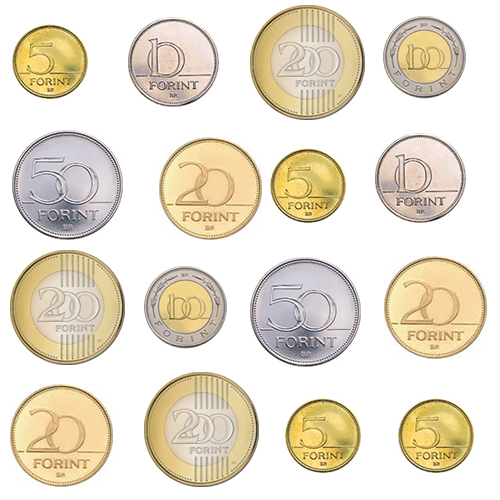
#> input picture input_kepek/ermek1.jpg, 500 x 500 px
$ python coinApp.py
#> lines starting #> are read from the running program, lines starting #| are printed output that depends on the picture; after the words box and inside, x2 and y2 are one past the last pixel; in counts of white or black regions, pixels touching at a corner belong together
#Kamondy Tivadar - 2020/21/1
#Computer vision course - Szechenyi Istvan University of Gyor
#Coin recognition application

import cv2
#OpenCv konyvtar importalasa

forint_ermek  = {
        "5 Ft": {
            "ertek": 5,
            "sugar": 37.5,
        },
        "10 Ft": {
            "ertek": 10,
            "sugar": 44.7,
        },
        "20 Ft": {
            "ertek": 20,
            "sugar": 51.2,
        },
        "50 Ft": {
            "ertek": 50,
            "sugar": 54.5,
        },
        "100 Ft": {
            "ertek": 100,
            "sugar": 40.7,
        },
        "200 Ft": {
            "ertek": 200,
            "sugar": 57.5,
        },
    }

def erme_detektalasa(ermek):
    kep = cv2.cvtColor(ermek, cv2.COLOR_BGR2GRAY) #a kep szurkearnyalatossa konvertalasa
    kep = cv2.medianBlur(kep, 21) #a kep elhomalyositasa a kep aprobb adatainak eltorlese vegett

    kor_alakzatok = cv2.HoughCircles(
        kep,  # bemeneti kep
        cv2.HOUGH_GRADIENT,  # detektalas tipusa
        1,
        50,
        param1=100,
        param2=50,
        minRadius=5,  # minimalis sugar meret
        maxRadius=350,  # max sugar
    )

    #kor_alakzatok detektalasa es a zold korvonal kirajzolasa korulottuk
    for felismert_kor_alakzatok in kor_alakzatok[0]:
        x_koord, y_koord, detektalt_sugar = felismert_kor_alakzatok
        detektalt_ermek = cv2.circle( #a kor megrajzolasa a koordinatak es sugarak felhasznalasaval
            ermek,
            (int(x_koord), int(y_koord)),
            int(detektalt_sugar),
            (0, 255, 0),
            4,
        )

    return kor_alakzatok[0],detektalt_ermek

def osszeg_szamitas(ermek_adat,kuszobertek ,korvonalas_ermek):
    adat = {} #exportalando szotar
    for erme_adat in ermek_adat: #ermeken vegig iteralas
        for k in forint_ermek : #vegig iteralas az ermek eloredefinialt adatain
            if abs(erme_adat[2] - forint_ermek [k]["sugar"]) <= kuszobertek: #ha talalkozik a kuszobertekkel
                if k in adat.keys(): #ha a kulcs nem talalhato akkor hozzon letre egy ujat
                    adat[k] += 1
                else:
                    adat[k] = 1 #ermekhez hozzaadas
                cv2.putText(korvonalas_ermek, str(forint_ermek [k]["ertek"]), (int(erme_adat[0]), int(erme_adat[1])), cv2.FONT_HERSHEY_SIMPLEX, 1, (0, 0, 0), 4) #az adott ermere az ertek kiiratasa
    return adat, korvonalas_ermek #adat es a kep visszaadasa mar az ertekekkel egyutt

if __name__ == "__main__":
    kep = cv2.imread('input_kepek/ermek1.jpg')
#> kep is the input picture: shape (500, 500, 3); mean B, G, R 206.9, 223.9, 232.4

    ermek_adat,ermek_detektalt_kep = erme_detektalasa(kep) #ermek detektalasa
#> in erme_detektalasa, `kep = cv2.cvtColor(ermek, cv2.COLOR_BGR2GRAY)`:
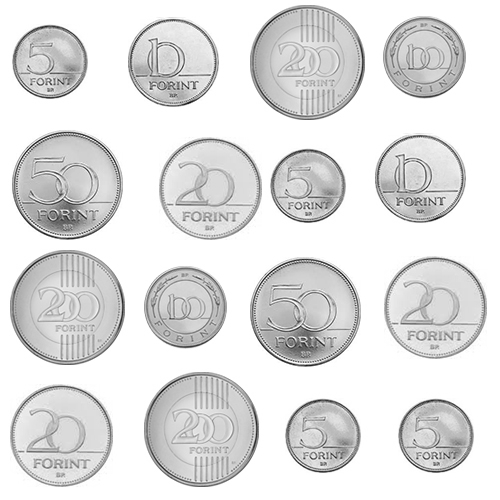
#> kep: shape (500, 500); min 10, max 255, mean 224.5
#> in erme_detektalasa, `kep = cv2.medianBlur(kep, 21)`:
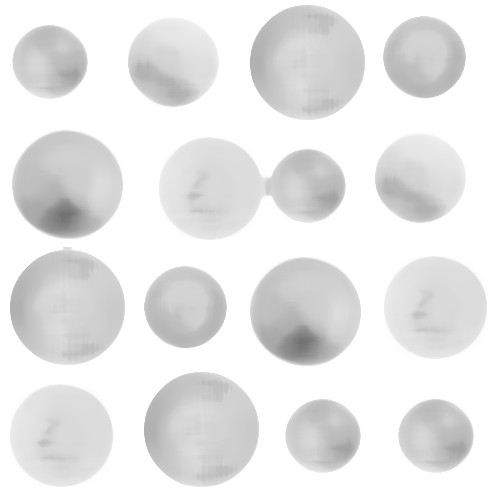
#> kep: shape (500, 500); min 113, max 255, mean 232
#> in erme_detektalasa, `kor_alakzatok = cv2.HoughCircles( kep,`: kor_alakzatok = 16 rows, first 8: [201.5, 429.5, 57.1], [67.5, 306.5, 57.3], [307.5, 61.5, 57.3], [61.5, 435.5, 51.1], [435.5, 307.5, 51.1], [67.5, 184.5, 54.5], [210.5, 188.5, 51.6], [173.5, 61.5, 44.8]
#> the loop in erme_detektalasa, `for felismert_kor_alakzatok in kor_alakzatok[0]:` made 16 passes
#> (x_koord, y_koord, detektalt_sugar) on passes 1 to 12: (201.5, 429.5, 57.1), (67.5, 306.5, 57.3), (307.5, 61.5, 57.3), (61.5, 435.5, 51.1), (435.5, 307.5, 51.1), (67.5, 184.5, 54.5), (210.5, 188.5, 51.6), (173.5, 61.5, 44.8), (423.5, 56.5, 40.3), (420.5, 176.5, 44.9), (304.5, 310.5, 53.9), (49.5, 61.5, 37.3)
#> pass 2, in erme_detektalasa, `detektalt_ermek = cv2.circle(`:
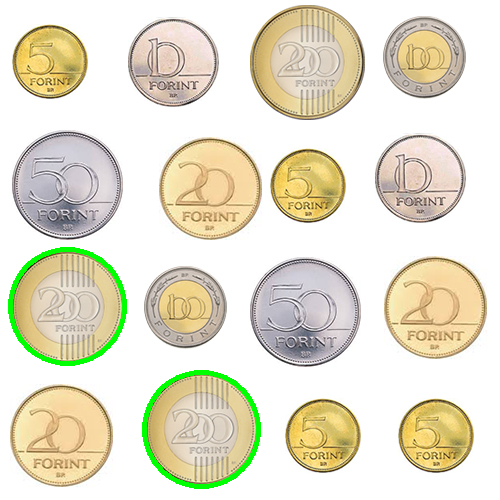
#> detektalt_ermek: shape (500, 500, 3); mean B, G, R 204.7, 225, 229.6
#> pass 3, in erme_detektalasa, `detektalt_ermek = cv2.circle(`:
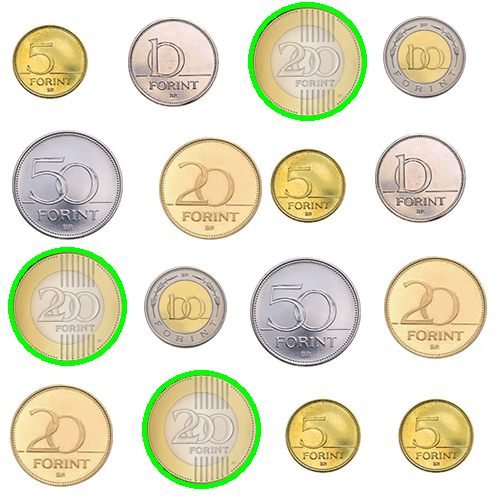
#> detektalt_ermek: shape (500, 500, 3); 0.72% of pixels changed, all inside (x1, y1, x2, y2) = (248, 2, 367, 121)
#> after the loop in erme_detektalasa, `for felismert_kor_alakzatok in kor_alakzatok[0]:`:
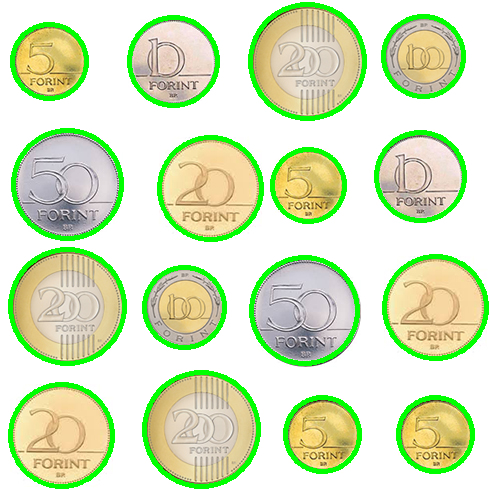
#> ermek: shape (500, 500, 3); 9.32% of pixels changed, all inside (x1, y1, x2, y2) = (8, 2, 489, 489)
#> ermek_adat has the same summary as kor_alakzatok in erme_detektalasa
    cv2.imwrite("output_kepek/ermek_Hough.jpg",ermek_detektalt_kep)
    adat,kep = osszeg_szamitas(ermek_adat,1.5,ermek_detektalt_kep) #az ermek osszegenek szamitasa
#> the loop in osszeg_szamitas, `for erme_adat in ermek_adat:` made 16 passes
#> after the loop in osszeg_szamitas, `for erme_adat in ermek_adat:`:
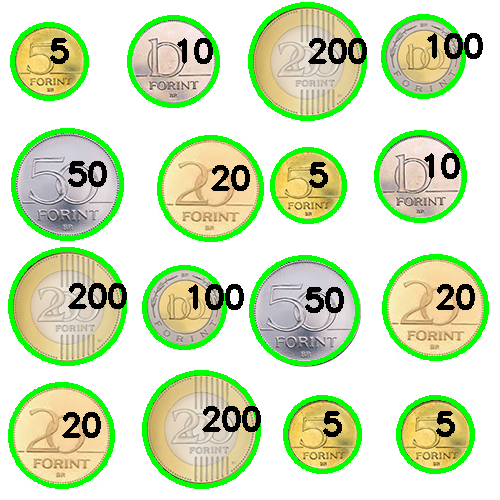
#> korvonalas_ermek: shape (500, 500, 3); mean B, G, R 185.9, 223.4, 207.1
#> after the loop in osszeg_szamitas, `for erme_adat in ermek_adat:`: adat = {'200 Ft': 3, '20 Ft': 3, '50 Ft': 2, '10 Ft': 2, '100 Ft': 2, '5 Ft': 4}
    teljes_osszeg = 0

    for a in adat:
        print(a,": x", adat[a])
        teljes_osszeg += adat[a] * int(a.split(" ")[0])
#> this loop made 6 passes
#> (a, teljes_osszeg) on passes 1 to 6: ('200 Ft', 600), ('20 Ft', 660), ('50 Ft', 760), ('10 Ft', 780), ('100 Ft', 980), ('5 Ft', 1000)
#| 200 Ft : x 3
#| 20 Ft : x 3
#| 50 Ft : x 2
#| 10 Ft : x 2
#| 100 Ft : x 2
#| 5 Ft : x 4
#> after the loop, teljes_osszeg = 1000
    print("Teljes osszeg: ", teljes_osszeg)
#| Teljes osszeg:  1000
    cv2.imwrite("output_kepek/ermek_darabertek_korvonal.jpg",kep)

$ run again, with input_kepek/ermek3.jpg copied over input_kepek/ermek1.jpg
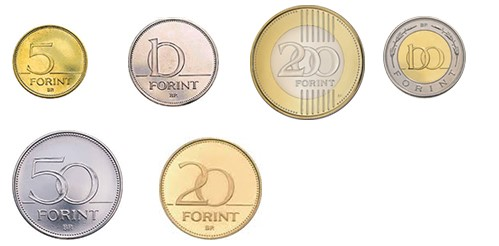
#> input picture input_kepek/ermek3.jpg, 499 x 246 px
#> kep is the input picture: shape (246, 499, 3); mean B, G, R 219.4, 230.4, 236.5
#> kor_alakzatok = [[306.5, 61.5, 57.2], [66.5, 184.5, 54.5], [173.5, 60.5, 44.9], [423.5, 57.5, 40.7], [49.5, 60.5, 37.5], [209.5, 189.5, 51.6]]
#> the loop in erme_detektalasa, `for felismert_kor_alakzatok in kor_alakzatok[0]:` made 6 passes
#> after the loop in erme_detektalasa, `for felismert_kor_alakzatok in kor_alakzatok[0]:`:
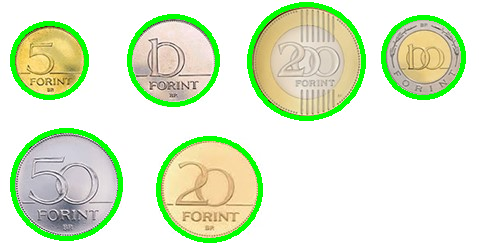
#> ermek: shape (246, 499, 3); 7.21% of pixels changed, all inside (x1, y1, x2, y2) = (10, 2, 466, 243)
#> ermek_adat has the same summary as kor_alakzatok in erme_detektalasa
#> the loop in osszeg_szamitas, `for erme_adat in ermek_adat:` made 6 passes
#> after the loop in osszeg_szamitas, `for erme_adat in ermek_adat:`:
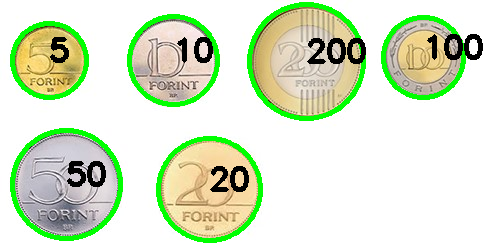
#> korvonalas_ermek: shape (246, 499, 3); mean B, G, R 202.5, 229.8, 216.8
#> after the loop in osszeg_szamitas, `for erme_adat in ermek_adat:`: adat = {'200 Ft': 1, '50 Ft': 1, '10 Ft': 1, '100 Ft': 1, '5 Ft': 1, '20 Ft': 1}
#> the loop `for a in adat:` made 6 passes
#> (a, teljes_osszeg) on passes 1 to 6: ('200 Ft', 200), ('50 Ft', 250), ('10 Ft', 260), ('100 Ft', 360), ('5 Ft', 365), ('20 Ft', 385)
#> (printed output is left out)
#> after the loop `for a in adat:`: teljes_osszeg = 385
#| Teljes osszeg:  385
